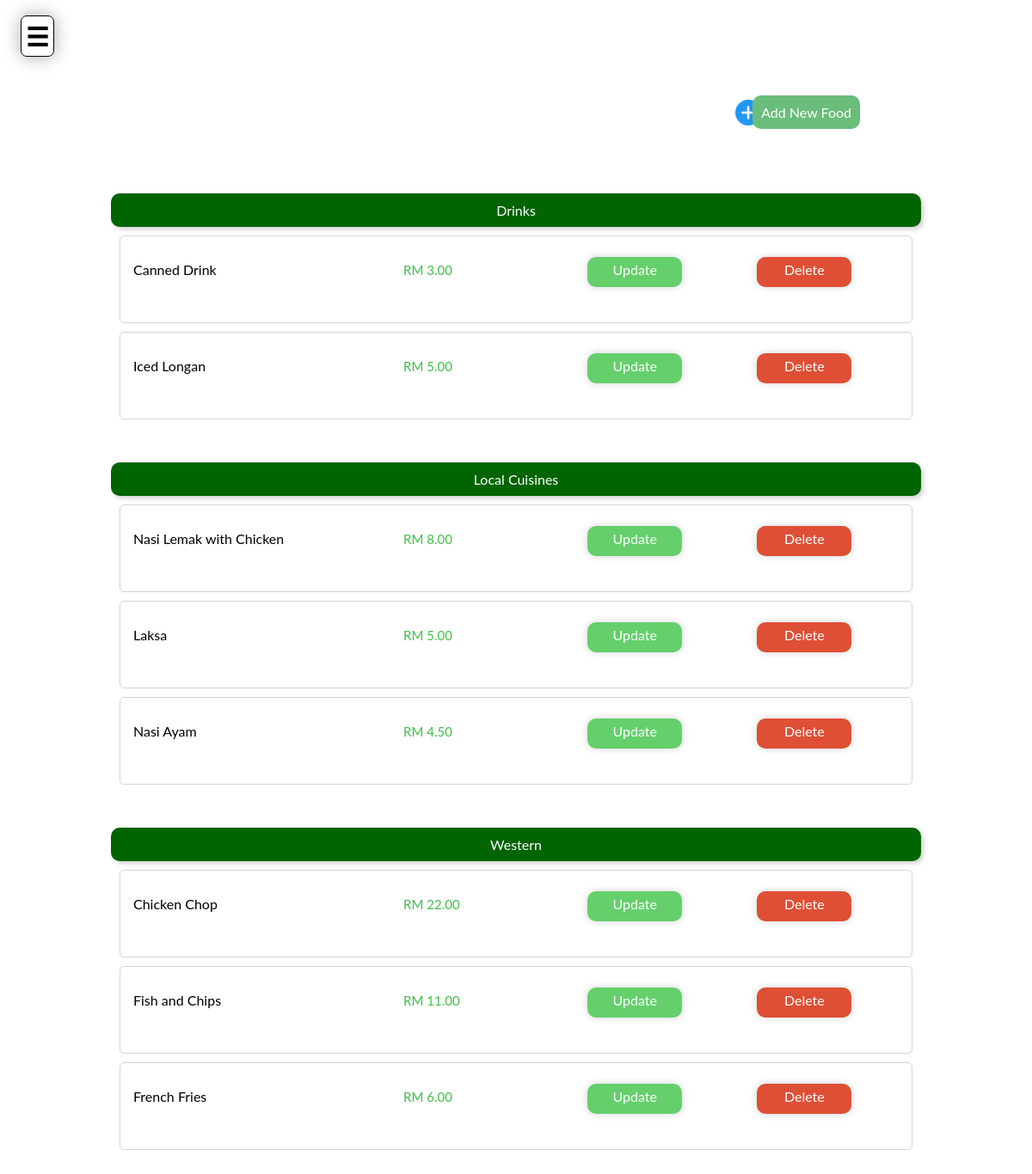
Screenshot of /admin-menu.php (signed in) with the database file from the repository.
### tables this page shows
CREATE TABLE `food_type` (
  `food_type_id` varchar(8) NOT NULL,
  `food_desc` varchar(255) NOT NULL
);

CREATE TABLE `food` (
  `food_id` int(255) NOT NULL,
  `owner_id` int(255) NOT NULL,
  `food_name` varchar(255) NOT NULL,
  `food_type_id` varchar(8) NOT NULL,
  `food_price` decimal(6,2) NOT NULL
);

### admin-menu.php (the view, shortened to what this page needs)
<?php
	$ownerID=$_SESSION['ownerID'];
?>
<!DOCTYPE html>
<html>
<head>
</head>
<body>
<div id="main">
<?php
    include_once 'dbConn.php';
?>
<span class="navbar-brand-border" style="font-size:30px;cursor:pointer;font-weight: bold" onclick="openNav()">&#9776; </span>
<div class="new">
	<div class="add-new-product">
		<div class="add-button-food">
			<a href="admin-menu-add.php">
				<div class="add-label">Add New Food</div>
				<img src="img/add.png">
			</a>
		</div>
	</div>
</div>
<div class="all-item">
<?php
		$food_type = "SELECT * FROM food_type;";
		$foodtype_result = mysqli_query($conn, $food_type);
?>
<div class="item-section">
<?php
	while ($ft_record = mysqli_fetch_assoc($foodtype_result)) {
		$ft = $ft_record['food_type_id'];
		$food_menu = "SELECT * FROM food WHERE owner_id ='".$ownerID."' AND food_type_id = '".$ft."';";
		$food_result = mysqli_query($conn, $food_menu);
		?>
		<div class="item-section-cat">
			<?php
		if($food_result->num_rows > 0){ ?>
			<div class="item-type-name "><?php echo $ft_record['food_desc']; ?></div>
			<?php	while ($fr_record = mysqli_fetch_assoc($food_result)) {
			?>
				<div class="item">
					<div class="item-caption"><?php echo $fr_record['food_name']; ?></div>
					<div class="item-price">RM <?php echo $fr_record['food_price']; ?></div>
					<a href="admin-menu-update.php?food-id=<?php echo $fr_record['food_id']; ?>&owner-id=<?php echo $fr_record['owner_id']; ?>"><div class="add-button">Update</div></a>
					<a href="admin-menu.php?action=delete&food-id=<?php echo $fr_record['food_id']; ?>"><div class="add-button" style="background-color: #de4f35;">Delete</div></a>
				</div>
		<?php
					}
				}
		?>
			</div>
		<?php
			}
		?>
</div>
</div>
</div>
</body>
</html>

### admin-menu.php (style rules this page uses)
body { font-family: "Lato", sans-serif; }
#main { transition: margin-left .5s; padding: 16px; }
a { color: black; }
.all-item { margin-top: 0px; display: flex; flex-wrap: wrap; justify-content: center; }
.item-section { border: 1px transparent; margin: 15px; padding: 10px; }
.item-section-cat { margin-top: 50px; }
.item-type-name { border: 1px transparent; box-shadow: 3px 3px 5px lightgray; border-radius: 10px; text-align: center; margin: 10px 0px; padding: 10px; background-color: darkgreen; color: white; }
.item { margin: 10px; padding: 10px; width: 900px; height: 80px; border: 1px solid lightgray; border-radius: 5px; }
.item-caption { margin: 10px 5px; width: 300px; display: inline-block; }
.item-price { height: 25px; padding-top: 10px; font-size: 15px; color: #3fbf48; margin: 10px 5px 0px 5px; width: 150px; display: inline-block; }
.add-button { width: 100px; height: 25px; margin: 0px 28px 0px 55px; border-radius: 10px; border: 1px transparent; background-color: #65cf6c; color: white; box-shadow: 0px 0px 10px lightgray; display: inline-block; text-align: center; padding: 5px; }
.add-button-food { width: 170px; }
.new { width: 100%; display: flex; flex-wrap: wrap; justify-content: center; }
.add-new-product { margin-top: 50px; width: 800px; display: flex; flex-wrap: wrap; justify-content: flex-end; }
.add-new-product img { margin-top: 5px; height: 30px; width: 30px; }
.add-new-product a { display: flex; flex-direction: row-reverse; text-decoration: none; color: white; }
.add-label { border-radius: 10px; margin-left: -10px; text-align: center; padding: 10px; background-color: #6abd7a; }
.navbar-brand-border { border: 1px solid black; padding: 5px; border-radius: 7px; box-shadow: 0px 0px 20px darkgray; }

### rows the page displays
food_type: food_desc "Drinks"
food: food_name "Canned Drink", food_price "3.00"
food: food_name "Iced Longan", food_price "5.00"
food_type: food_desc "Local Cuisines"
food: food_name "Nasi Lemak with Chicken", food_price "8.00"
food: food_name "Laksa", food_price "5.00"
food: food_name "Nasi Ayam", food_price "4.50"
food_type: food_desc "Western"
food: food_name "Chicken Chop", food_price "22.00"
food: food_name "Fish and Chips", food_price "11.00"
food: food_name "French Fries", food_price "6.00"
